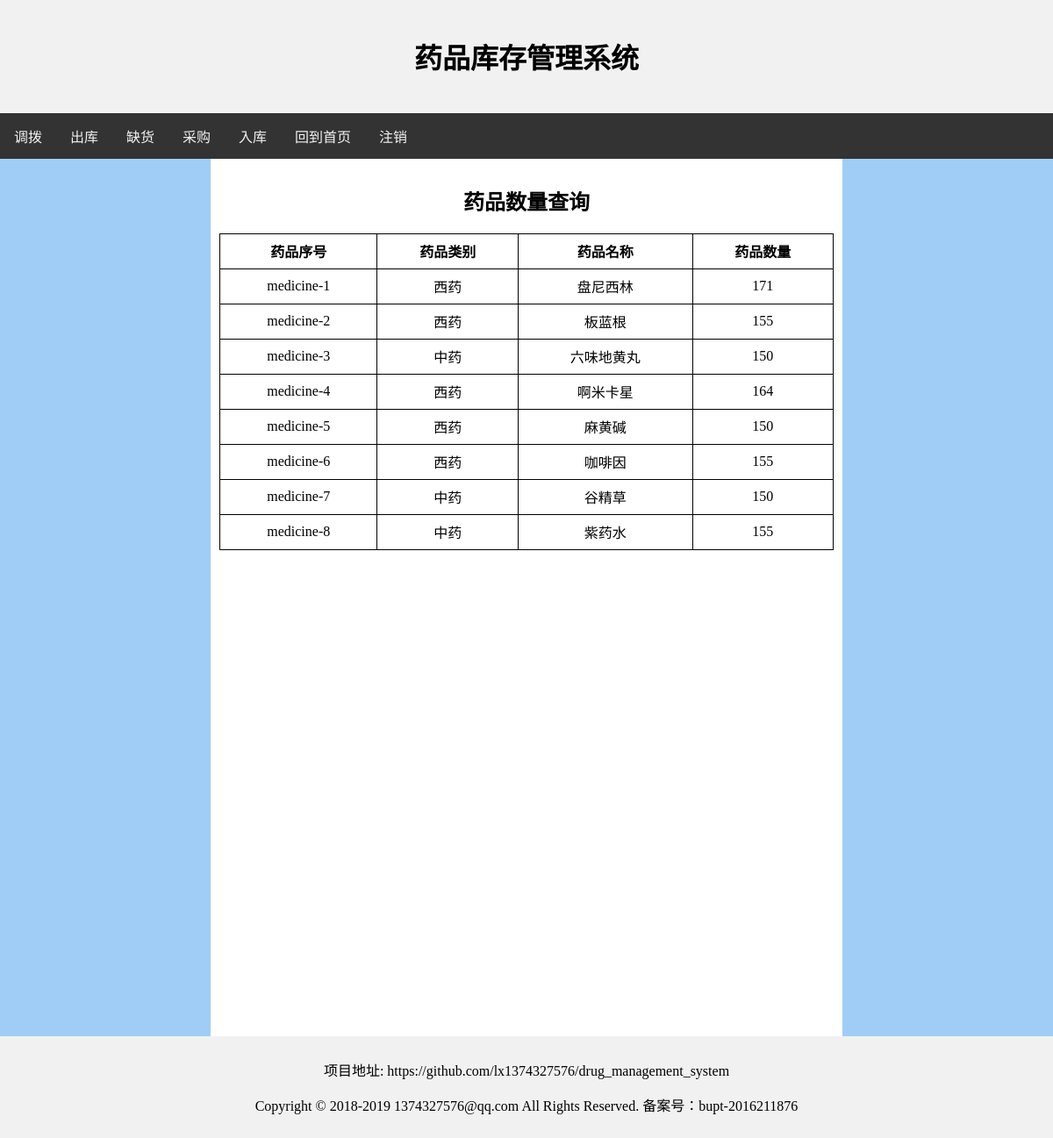
The app's page /user/medicine/, older data.
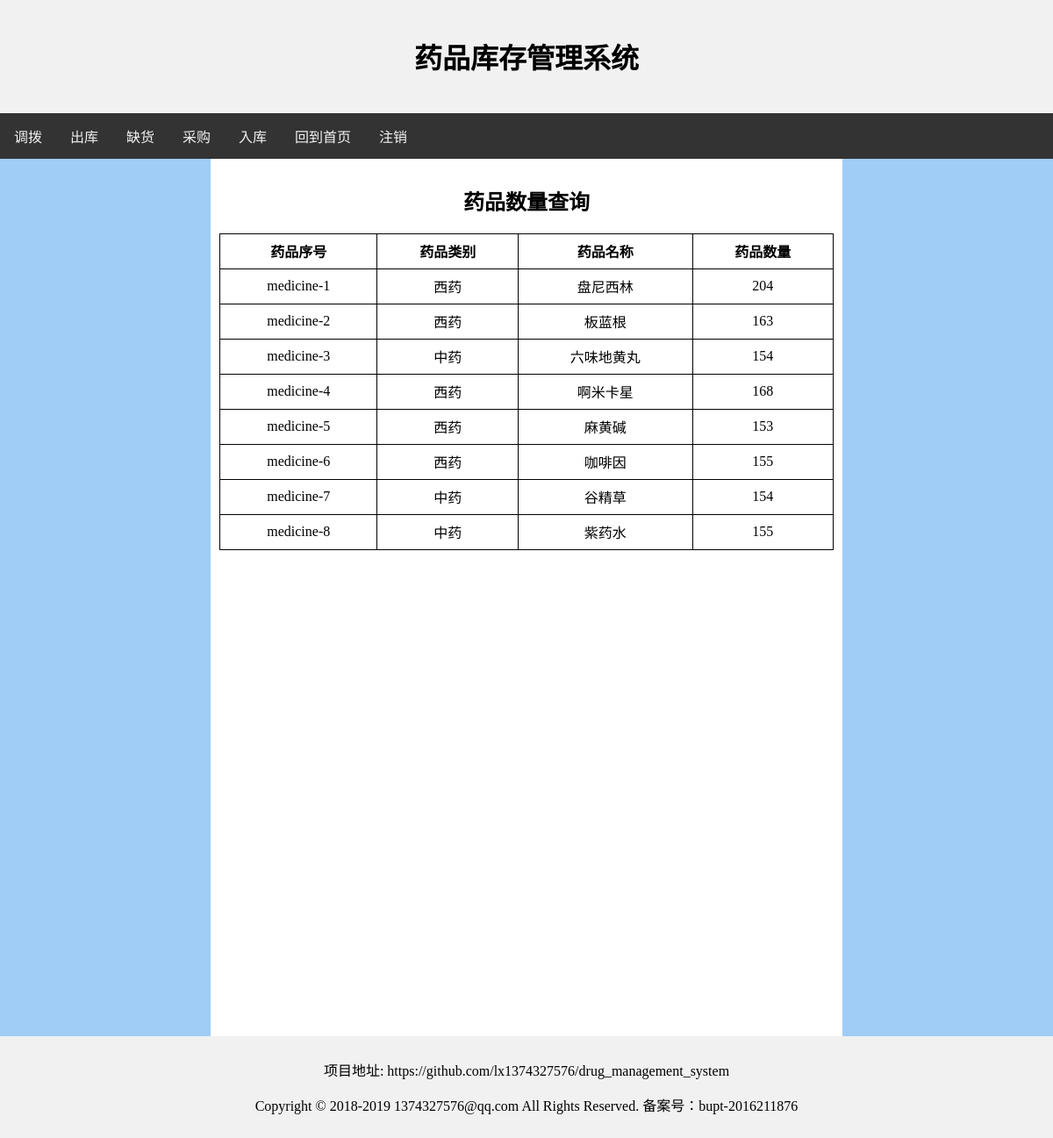
The same page, newer data.
### demand/models.py (models this page shows, shortened)
class Medicine(models.Model):
    id = models.IntegerField('id', primary_key=True)
    name = models.CharField('name', blank=False, max_length=100)
    total_num = models.FloatField('total_num', default=0)
    now_num = models.FloatField('now_num', default=0)
    medicine_type = models.ForeignKey(Medicine_type, on_delete=models.CASCADE)

class Medicine_type(models.Model):
    id = models.IntegerField('id', primary_key=True)
    name = models.CharField('name', blank=False, max_length=100)

### user/views.py (the view)
# urls.py: path('medicine/', views.medicine, name='medicine'),
def medicine(request):
    medicine_list = Medicine.objects.all()
    context = {
        'medicine_list': medicine_list,
    }
    return render(request, 'user/medicine.html', context)

### user/templates/user/medicine.html (shortened to what this page needs)
<html>
    <head>
    </head>
    <body>
        <div class="header">
            <h1>药品库存管理系统</h1>
        </div>
        <div class="topnav">
            <a href="{% url 'demand:demand' %}">调拨</a>
            <a href="{% url 'checkout:checkout' %}">出库</a>
            <a href="{% url 'lack:lack' %}">缺货</a>
            <a href="{% url 'purchase:purchase' %}">采购</a>
            <a href="{% url 'storage:storage' %}">入库</a>
            <a href="{% url 'user:index' %}">回到首页</a>
            <a href="{% url 'user:logout' %}">注销</a>
        </div>
        <div class="row">
            <div class="column left">
            </div>
            <div class="column middle">
                <div class="submit-div">
                    <h2> 药品数量查询 </h2>
                </div>
                <table>
                    <tr>
                        <td> <strong>药品序号</strong> </td>
                        <td> <strong>药品类别</strong> </td>
                        <td> <strong>药品名称</strong> </td>
                        <td> <strong>药品数量</strong> </td>
                    </tr>
                    {% for medicine in medicine_list %}
                        <tr>
                            {% widthratio medicine.now_num -1 1 as num_tmp %}
                            <td> medicine-{{medicine.id}} </td>
                            <td> {{medicine.medicine_type.name}} </td>
                            <td> {{medicine.name}} </td>
                            <td> {{medicine.total_num|add:num_tmp|add:150}} </td>
                        </tr>
                    {% endfor %}
                </table>
            </div>
            <div class="column right">
            </div>
        </div>
        <div class="footer">
            <p>项目地址: https://github.com/lx1374327576/drug_management_system</p>
            <p>Copyright © 2018-2019 1374327576@qq.com All Rights Reserved. 备案号：bupt-2016211876</p>
        </div>
    </body>
</html>

Row changes from the older to the newer data that the page shows:
changed Medicine "盘尼西林": total_num|add "171" → "204"
changed Medicine "板蓝根": total_num|add "155" → "163"
changed Medicine "六味地黄丸": total_num|add "150" → "154"
changed Medicine "啊米卡星": total_num|add "164" → "168"
changed Medicine "麻黄碱": total_num|add "150" → "153"
changed Medicine "谷精草": total_num|add "150" → "154"
